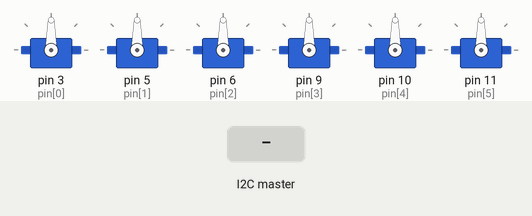
Recording of a sketch running on a simulated Arduino Uno, built with avr-gcc and run on an emulated ATmega328P. Parts: 6 × servo. Inputs (shaded band) come from the test bench.

Above: at 1.2 s.
1.3 s: the I2C master sends the byte 1
At 2.5 s:
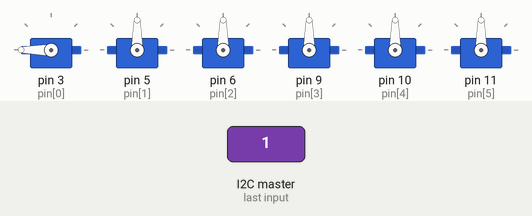
2.8 s: the I2C master sends the byte 2
At 3.6 s:
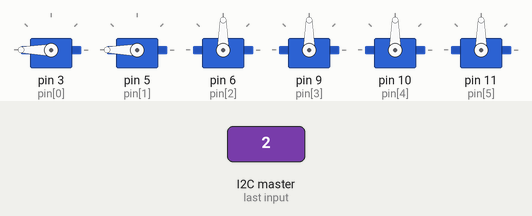
Timing chart, 0 to 5.8 s (numbered marks = the images above; inputs shaded):
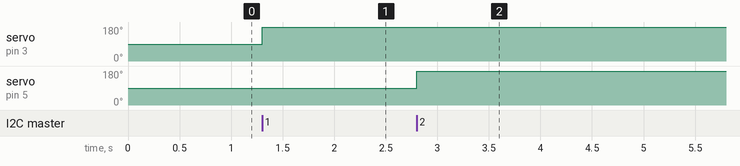

The sketch:

robotArm.ino
```cpp
#include <ctype.h>
#include <string.h>
#include <Wire.h>
#include <Servo.h>


int angle[6] = {-1,-1,-1,-1,-1,-1};
int pin[6] = {3,5,6,9,10,11};
Servo servoList[6];


void receiveEvent(int howMany)
{
     while(Wire.available()) {
         byte num = Wire.read();
         for(int i=0;i < num;i++)
         {
           byte dt = Wire.read();

            int a = (int)dt;

            if(angle[i] != a)
            {
                angle[i] = a;
                servoList[i].write(angle[i]);
            }

         }


   }
}

void requestEvent()
{

}


void setup()
{
     //Serial.begin(9600);
     Wire.begin(0x8);
     Wire.onRequest(requestEvent);
     Wire.onReceive(receiveEvent);

     for(int i=0;i < 6;i++)
     {
       servoList[i].attach(pin[i]);
     }
}


void loop()
{
}
```

Measured:
- after the input at 1.3 s, servo on pin 3 (pin[0]): 90° → 180° at once
- after the input at 2.8 s, servo on pin 5 (pin[1]): 90° → 180° at once
